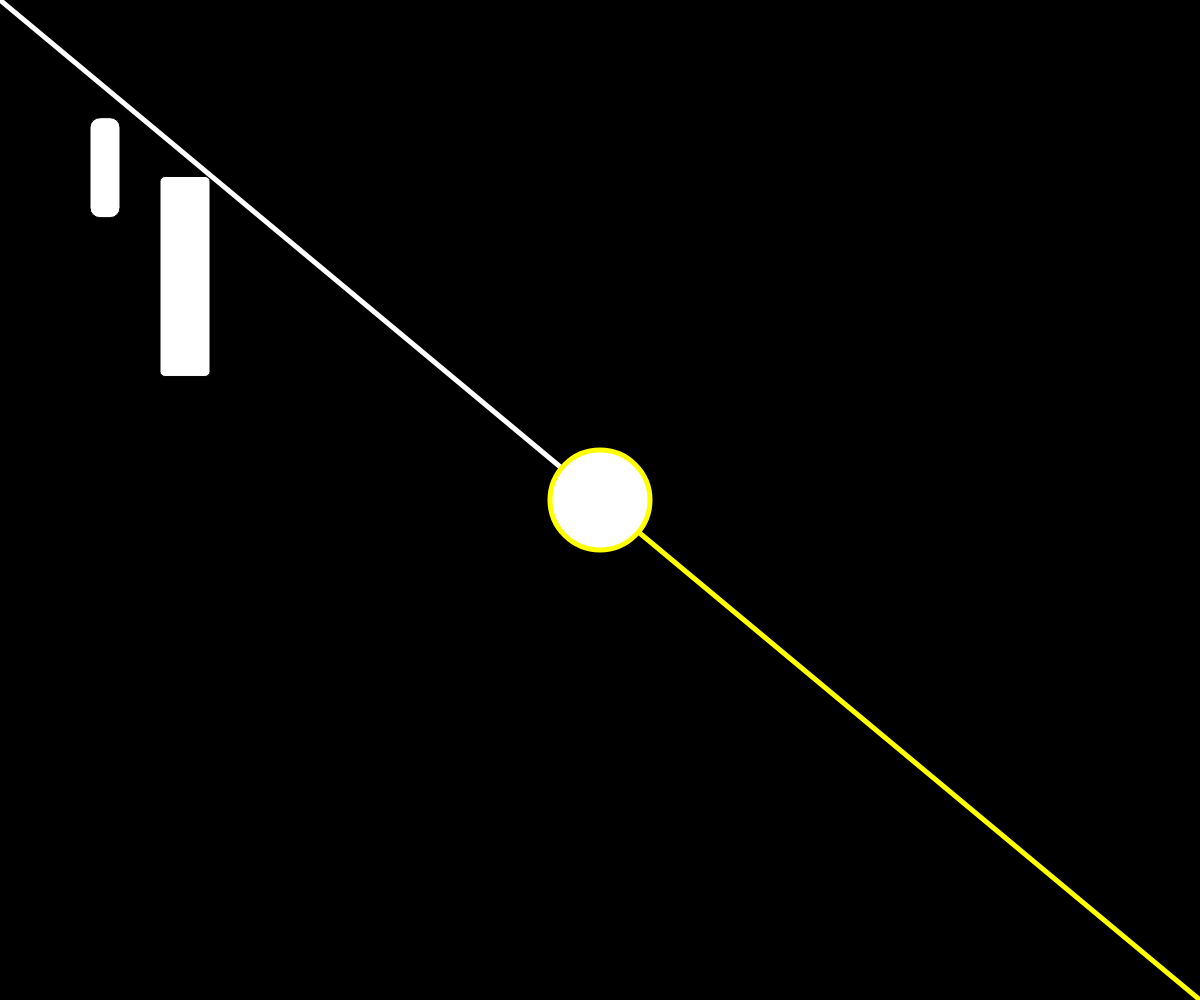
Frame 1 (no input)
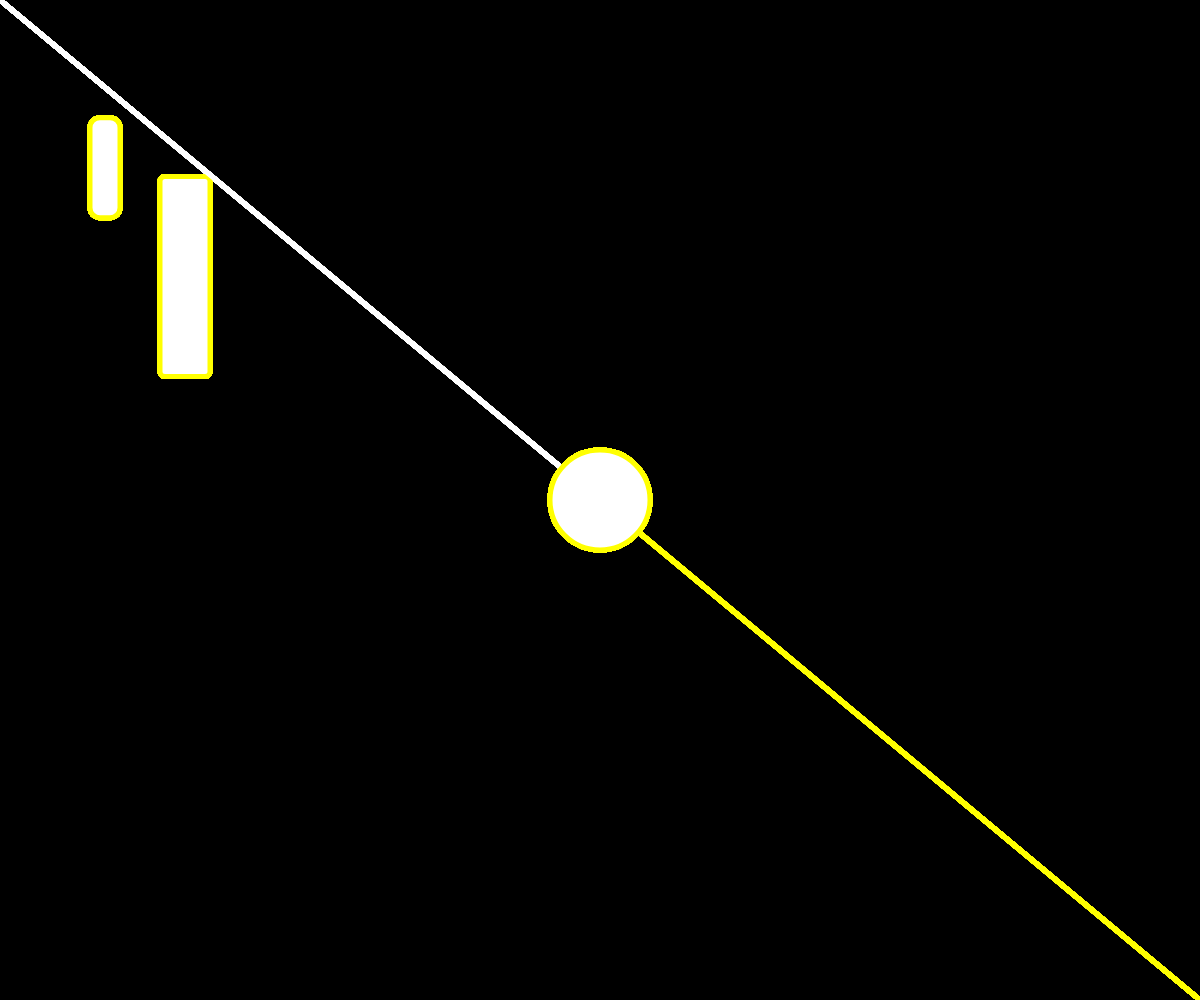
Frame 60 (no input)
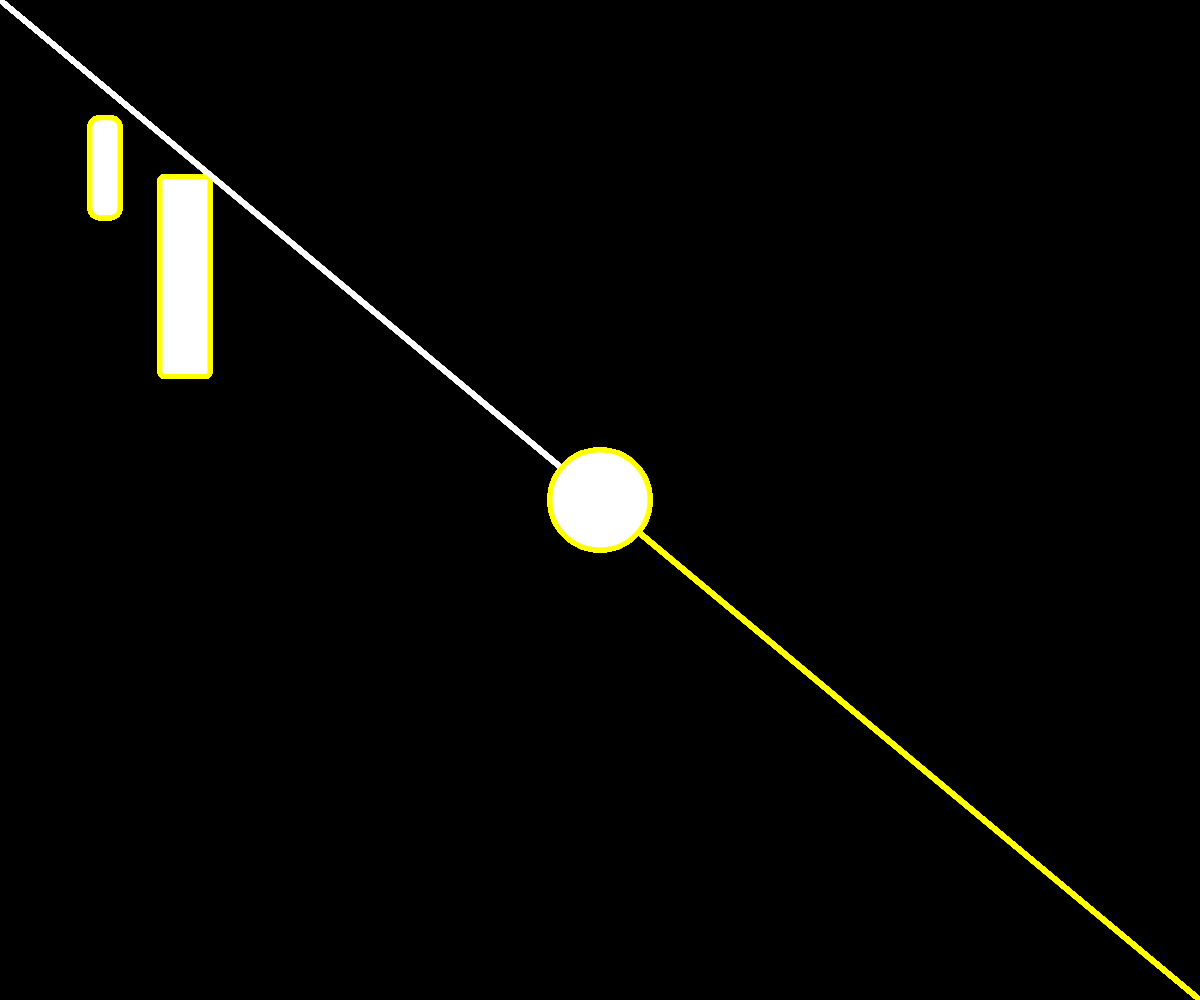
Frame 120 (the mouse pressed at the canvas centre since frame 60)

The p5.js sketch that drew these frames (run headless with seeded random() and noise() and a simulated clock; from frame 60 on, the mouse is pressed at the canvas centre):

// p5.js sketch
// ── sketch.js
function setup() {
  createCanvas(windowWidth, windowHeight);
  background(0);
}

function draw() {
  rect((windowWidth/20)*2 - 30,(windowHeight/17)*2, 30, 100,10);
  rect((windowWidth/20)*4 - 80,(windowHeight/17)*3,50,200,5)
  strokeWeight(5)
  stroke(255)
  line(0,0,windowWidth/2,windowHeight/2)
  stroke(255,255,0)
  line(windowWidth/2,windowHeight/2,windowWidth,windowHeight)
  ellipse(windowWidth/2,windowHeight/2,100)

}
